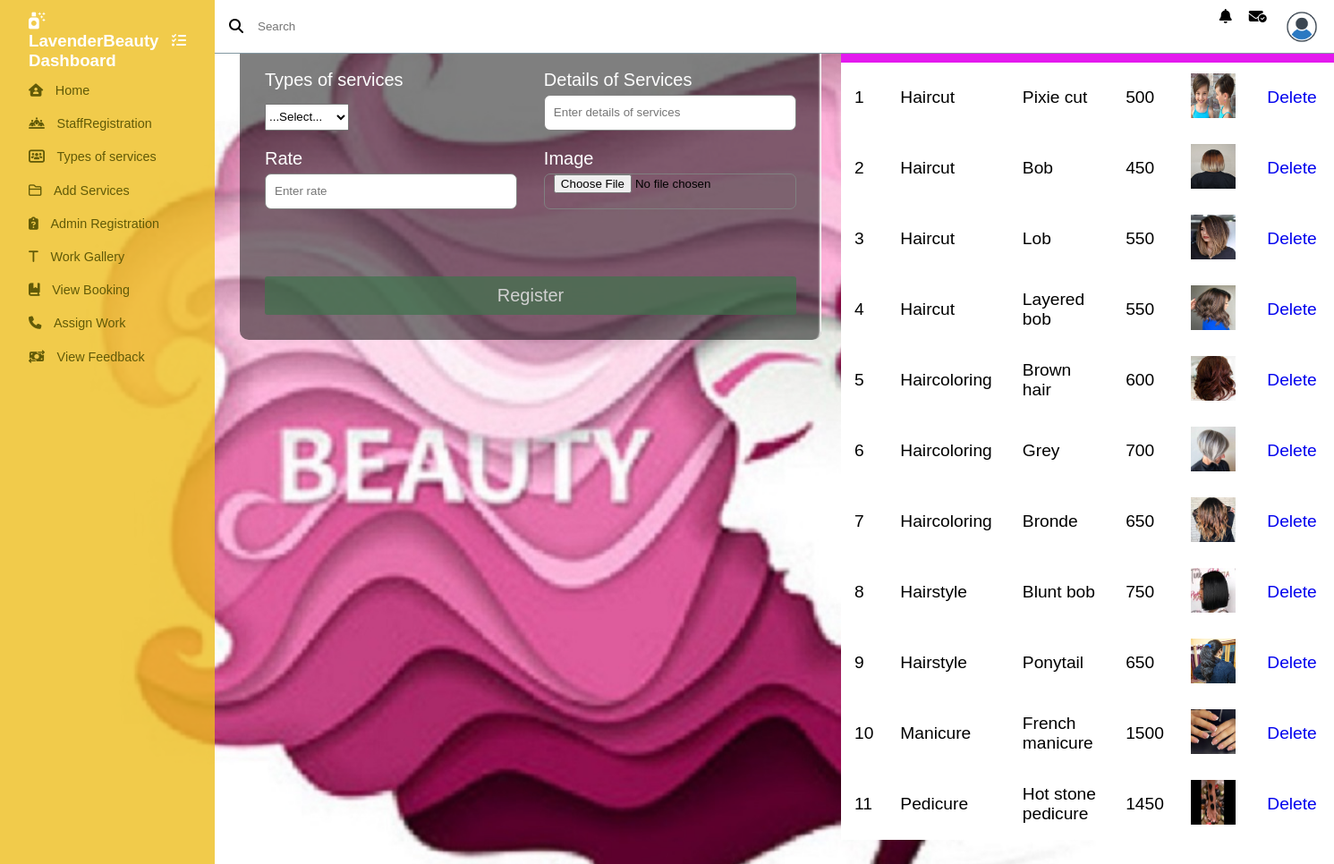
Page /adminboutique/Addservices/ (signed in) on the committed database.
### Admin/models.py (models this page shows)
class tbl_addservices(models.Model):
    servicesdetail=models.CharField(max_length=40)
    rate=models.CharField(max_length=35)
    image=models.FileField(upload_to="Hairstylepic/")
    servicestypes=models.ForeignKey(tbl_typesofservices,on_delete=models.CASCADE)

class tbl_typesofservices(models.Model):
    servicestypes=models.CharField(max_length=40)

### Admin/views.py (the view)
# urls.py: path('Addservices/',views.addservices,name="addservices"),
def addservices(request):
    if 'aid' in request.session:
        servicesdata=tbl_typesofservices.objects.all()
        addservicesdata=tbl_addservices.objects.all()
        if request.method=="POST":
            typesofservice=tbl_typesofservices.objects.get(id=request.POST.get('servicestypes'))
            tbl_addservices.objects.create(servicesdetail=request.POST.get('servicesdetail'),rate=request.POST.get('rate'),image=request.FILES.get('image'),servicestypes=typesofservice)
            return redirect('adminboutique:addservices')
        else:
            return render(request,'Admin/Addservices.html',{'services':servicesdata,'addservice':addservicesdata})
    else:
        return redirect('webguest:login')

### Admin/Templates/Admin/Addservices.html (shortened to what this page needs)
{% extends 'Admin/Header.html' %}
{% load static %}
{% block content%}
<!DOCTYPE html>
<html lang="en">
<head>
</head>
<body>
    <div class="container">
        <h1 class="form-title">Add Services</h1>
        <form action="#" method="post" enctype="multipart/form-data">
          <div class="main-user-info">
            <div class="user-input-box">
                <label for="servicestypes">Types of services</label>
                <select name="servicestypes">
                    <option value="">...Select...</option>
                </select>
            </div>
            <div class="user-input-box">
              <label for="servicesdetail">Details of Services</label>
              <input type="text"
                      id="servicesdetail"
                      name="servicesdetail"
                      placeholder="Enter details of services" value="{{data.servicesdetail}}"/>
            </div>
            <div class="user-input-box">
              <label for="rate">Rate</label>
              <input type="number"
                      id="rate"
                      name="rate"
                      placeholder="Enter rate" value="{{data.rate}}"/>
            </div>
            <div class="user-input-box">
                <label for="phoneNumber">Image</label>
                <input type="file"
                        id="image"
                        name="image"
                        placeholder="Upload Proof" value="{{data.image}}"/>
              </div>
          </div>
          <div class="form-submit-btn">
            <input type="submit" value="Register">
          </div>
        </form>
    </div>
    <table class="content-table">
        <tr>
            <th>#</th>
            <th>Types of Services</th>
            <th>Details of Services</th>
            <th>Rate</th>
            <th>Image</th>
            <th>Action</th>
        </tr>
        {% for i in addservice %}
        <tr>
            <td>{{forloop.counter}}</td>
            <td>{{i.servicestypes.servicestypes}}</td>
            <td>{{i.servicesdetail}}</td>
            <td>{{i.rate}}</td>
            <td><img src="{{i.image.url}}" width="50" height="50"></td>
            <td><a href="{% url 'adminboutique:deleteaddservice' i.id %}">Delete</a></td>
        </tr>
        {% endfor %}
    </table>
</body>
</html>
{% endblock content %}

### rows in the picture
tbl_addservices: servicestypes.servicestypes "Haircut", servicesdetail "Pixie cut", rate "500", image (picture)
tbl_addservices: servicestypes.servicestypes "Haircut", servicesdetail "Bob", rate "450", image (picture)
tbl_addservices: servicestypes.servicestypes "Haircut", servicesdetail "Lob", rate "550", image (picture)
tbl_addservices: servicestypes.servicestypes "Haircut", servicesdetail "Layered bob", rate "550", image (picture)
tbl_addservices: servicestypes.servicestypes "Haircoloring", servicesdetail "Brown hair", rate "600", image (picture)
tbl_addservices: servicestypes.servicestypes "Haircoloring", servicesdetail "Grey", rate "700", image (picture)
tbl_addservices: servicestypes.servicestypes "Haircoloring", servicesdetail "Bronde", rate "650", image (picture)
tbl_addservices: servicestypes.servicestypes "Hairstyle", servicesdetail "Blunt bob", rate "750", image (picture)
tbl_addservices: servicestypes.servicestypes "Hairstyle", servicesdetail "Ponytail", rate "650", image (picture)
tbl_addservices: servicestypes.servicestypes "Manicure", servicesdetail "French manicure", rate "1500", image (picture)
tbl_addservices: servicestypes.servicestypes "Pedicure", servicesdetail "Hot stone pedicure", rate "1450", image (picture)
